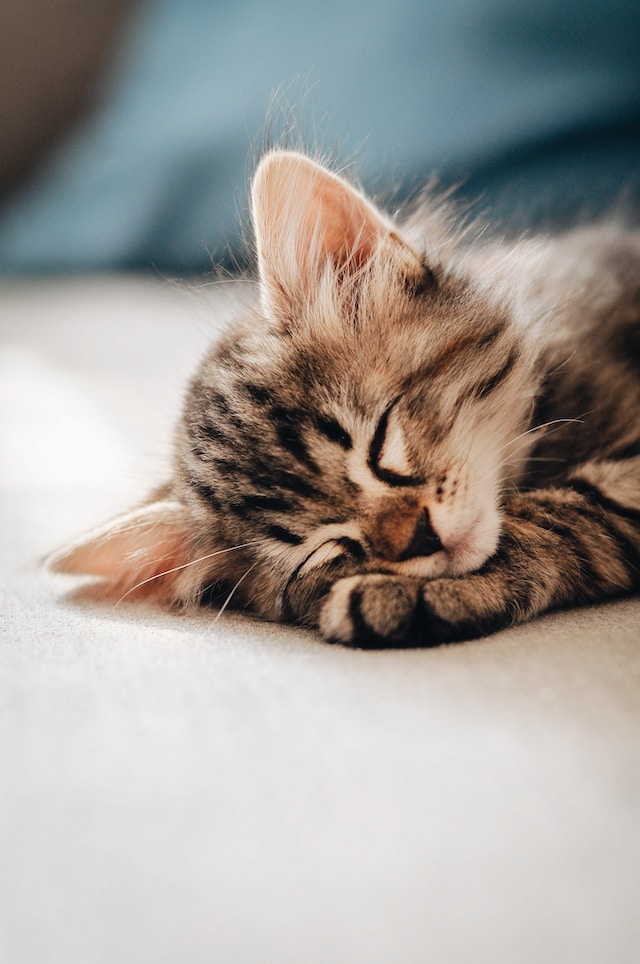
#> input picture 1/cat.jpg, 640 x 964 px, found by its file name
$ python '01(b)_Decrease_Intensity_Level_Resolution.py'
#> lines starting #> are read from the running program, lines starting #| are printed output that depends on the picture; after the words box and inside, x2 and y2 are one past the last pixel; in counts of white or black regions, pixels touching at a corner belong together
import numpy as np
import matplotlib.pyplot as plt
import cv2

def plotImage(image, imgTitle, id):
    plt.subplot(2,4,id)
    plt.imshow(image, cmap = 'gray')
    plt.title(imgTitle)

def decreaseIntensityResolution(image, bits):
    height, width = image.shape
    updateImage = np.zeros((height, width), dtype= np.uint8)

    level = 2 ** bits

    for i in range(1, bits):
        level //= 2
        step = 255 // (level - 1)

        for row in range(height):
            for col in range(width):
                updateImage[row][col] = (round(image[row][col] / step)) * step

        title = f"{level} - Gray levels"
        plotImage(updateImage, title, i + 1)

def main():

    image = cv2.imread("./Task-01/cat.jpg", cv2.IMREAD_GRAYSCALE)
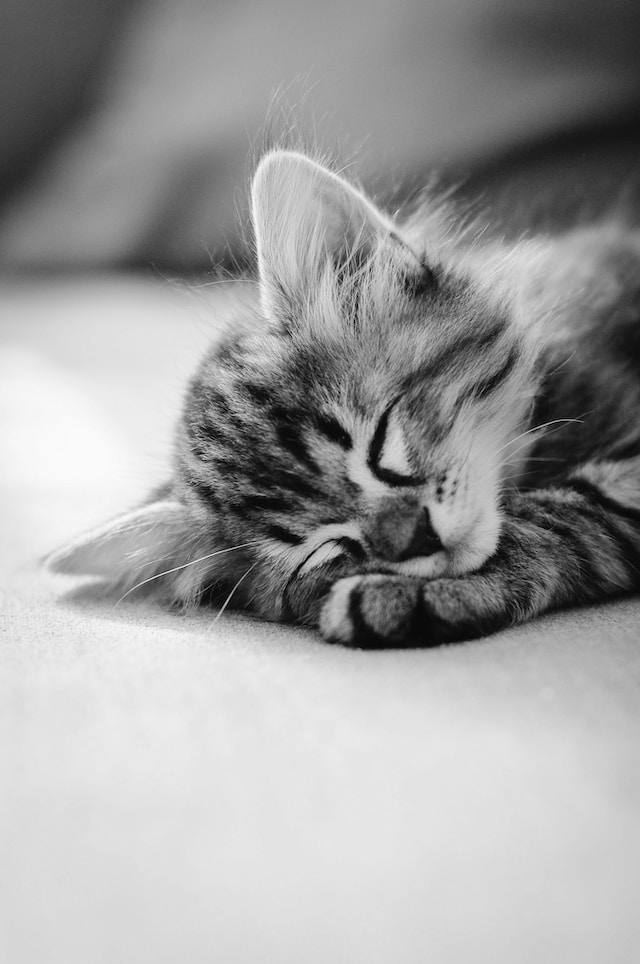
#> image: shape (964, 640); min 0, max 251, mean 158.5
    image = cv2.resize(image, (512, 512))
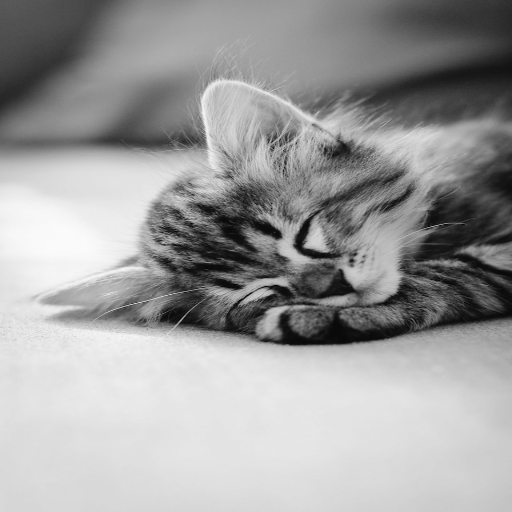
#> image: shape (512, 512); min 2, max 250, mean 158.4

    plotImage(image, "Original Image(256-Gray Levels)", 1)

    decreaseIntensityResolution(image, 8)
#> after the loop in decreaseIntensityResolution, `for i in range(1, bits):`:
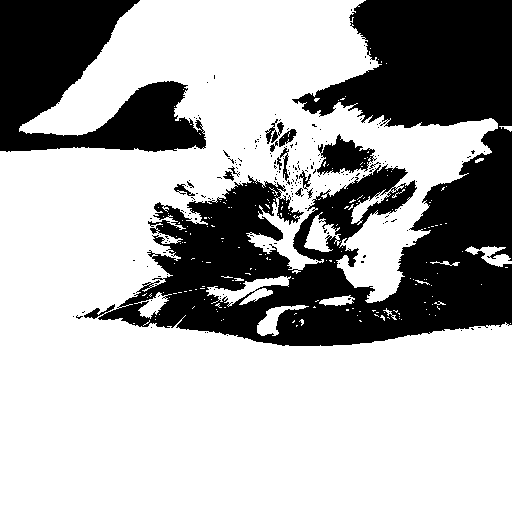
#> updateImage: shape (512, 512); 67.9% white; 198 black regions (184 under 20 px), largest, box (x1, y1, x2, y2) and area: (84, 0, 512, 346) 63655, (0, 0, 206, 152) 17767, (317, 134, 377, 175) 1325
#> after the loop in decreaseIntensityResolution, `for i in range(1, bits):`: level = 2

    plt.tight_layout()
    plt.show()
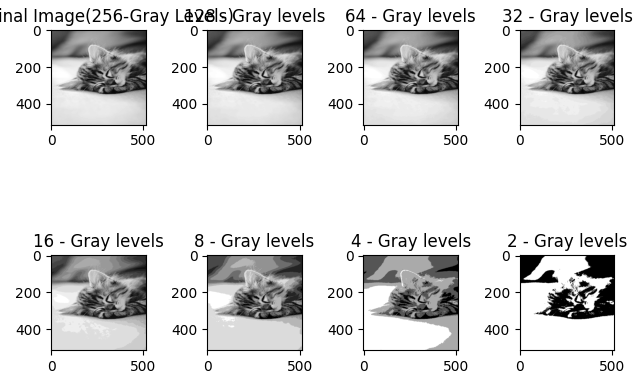
#> figure drawn by matplotlib, 8 panels


main()
